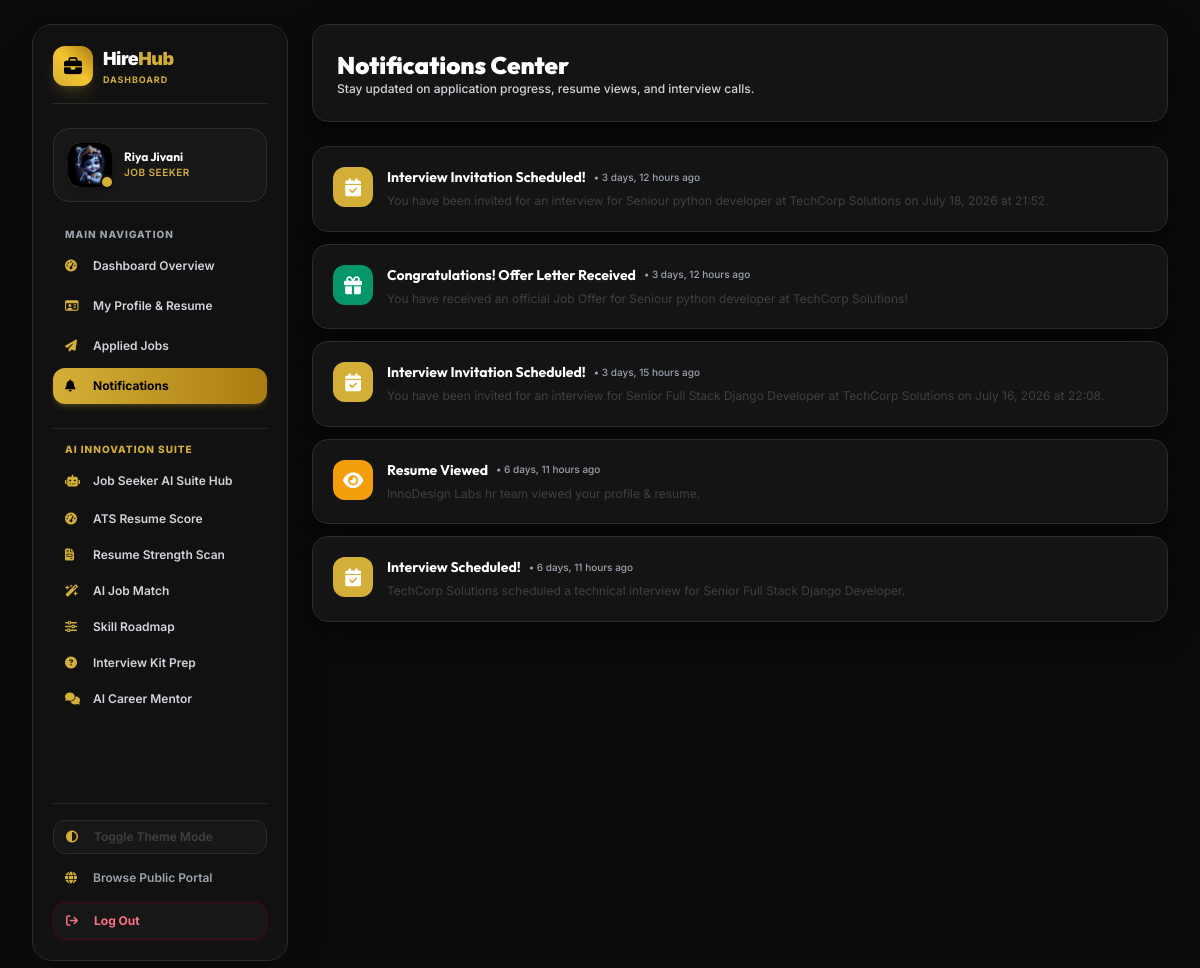
Page /notifications/ (signed in) on the committed database.
### accounts/models.py (models this page shows, shortened)
class User(AbstractUser):
    ROLE_CHOICES = (
        ('jobseeker', 'Job Seeker'),
        ('employer', 'Employer'),
        ('admin', 'Admin'),
    )
    role = models.CharField(max_length=20, choices=ROLE_CHOICES, default='jobseeker')
    phone = models.CharField(max_length=20, blank=True, null=True)
    avatar = models.ImageField(upload_to='avatars/', blank=True, null=True)
    is_verified = models.BooleanField(default=False)
    bio = models.TextField(blank=True, null=True)
    created_at = models.DateTimeField(auto_now_add=True)
    @property
    def is_jobseeker(self):
        return self.role == 'jobseeker'
    @property
    def is_employer(self):
        return self.role == 'employer'

### notifications/models.py (models this page shows, shortened)
class Notification(models.Model):
    TYPE_CHOICES = (
        ('resume_viewed', 'Resume Viewed'),
        ('interview_scheduled', 'Interview Scheduled'),
        ('offer_received', 'Offer Received'),
        ('application_status', 'Application Status Updated'),
        ('system', 'System Announcement'),
    )
    user = models.ForeignKey(settings.AUTH_USER_MODEL, on_delete=models.CASCADE, related_name='notifications')
    title = models.CharField(max_length=200)
    message = models.TextField()
    notification_type = models.CharField(max_length=30, choices=TYPE_CHOICES, default='system')
    is_read = models.BooleanField(default=False)
    created_at = models.DateTimeField(auto_now_add=True)
    class Meta:
        ordering = ['-created_at']

### notifications/views.py (the view)
# urls.py: path('', views.notification_list_view, name='notification_list'),
@login_required
def notification_list_view(request):
    notifications = Notification.objects.filter(user=request.user)
    unread_count = notifications.filter(is_read=False).count()
    if request.method == 'POST' and 'mark_all_read' in request.POST:
        notifications.filter(is_read=False).update(is_read=True)
        messages.success(request, "All notifications marked as read.")
        return redirect('notification_list')
    return render(request, 'notifications/notification_list.html', {
        'notifications': notifications,
        'unread_count': unread_count
    })

### templates/notifications/notification_list.html (shortened to what this page needs)
{% extends 'base/dashboard_base.html' %}
{% block dashboard_content %}
<div class="space-y-6">
    <div class="glass-card p-6 rounded-3xl shadow-xl flex justify-between items-center">
        <div>
            <h1 class="text-2xl font-black text-slate-900 dark:text-white">Notifications Center</h1>
            <p class="text-xs text-slate-500 font-medium">Stay updated on application progress, resume views, and interview calls.</p>
        </div>
    </div>
    <div class="space-y-3">
        {% for n in notifications %}
        <div class="glass-card p-5 rounded-2xl flex items-start justify-between gap-4 transition {% if not n.is_read %}border-l-4 border-indigo-600 bg-indigo-50/40 dark:bg-indigo-950/20{% endif %}">
            <div class="flex items-start space-x-3.5">
                <div class="w-10 h-10 rounded-xl flex items-center justify-center text-white text-lg flex-shrink-0
                    {% if n.notification_type == 'interview_scheduled' %}bg-indigo-600
                    {% elif n.notification_type == 'offer_received' %}bg-emerald-600
                    {% elif n.notification_type == 'resume_viewed' %}bg-amber-500
                    {% else %}bg-purple-600{% endif %}">
                    <i class="fa-solid {% if n.notification_type == 'interview_scheduled' %}fa-calendar-check{% elif n.notification_type == 'offer_received' %}fa-gift{% elif n.notification_type == 'resume_viewed' %}fa-eye{% else %}fa-bell{% endif %}"></i>
                </div>
                <div class="space-y-1">
                    <div class="flex items-center space-x-2">
                        <h4 class="font-bold text-sm text-slate-900 dark:text-white">{{ n.title }}</h4>
                        <span class="text-[10px] text-slate-400 font-medium">&bull; {{ n.created_at|timesince }} ago</span>
                    </div>
                    <p class="text-xs text-slate-600 dark:text-slate-300 leading-relaxed">{{ n.message }}</p>
                </div>
            </div>
        </div>
        {% empty %}
        <div class="glass-card p-12 text-center rounded-3xl space-y-2">
            <i class="fa-regular fa-bell-slash text-3xl text-slate-400"></i>
            <p class="text-sm font-bold text-slate-700 dark:text-slate-300">You have no notifications yet.</p>
        </div>
        {% endfor %}
    </div>
</div>
{% endblock %}

### templates/base/dashboard_base.html (shortened to what this page needs)
{% extends 'base/base.html' %}
{% block content %}
<div class="py-6 min-h-screen bg-[#0B0B0B]">
    <div class="max-w-[1600px] mx-auto px-4 sm:px-6 lg:px-8">
        <div class="flex flex-col lg:flex-row gap-6 items-start">
            {% include 'components/sidebar.html' %}
            <div class="flex-1 min-w-0 space-y-6 w-full">
                {% block dashboard_content %}{% endblock %}
            </div>
        </div>
    </div>
</div>
{% endblock %}

### templates/base/base.html (shortened to what this page needs)
<!DOCTYPE html>
<html lang="en" class="scroll-smooth">
<head>
    <link rel="stylesheet" href="https://cdnjs.cloudflare.com/ajax/libs/font-awesome/6.4.0/css/all.min.css">
    <script src="https://cdn.tailwindcss.com"></script>
</head>
<body class="bg-[#0B0B0B] text-[#D1D5DB] min-h-screen flex flex-col antialiased selection:bg-[#D4AF37] selection:text-black transition-colors duration-300">
    <main class="flex-grow">
        {% block content %}{% endblock %}
    </main>
</body>
</html>

### templates/components/sidebar.html (shortened to what this page needs)
<aside class="w-full lg:w-64 bg-[#111111] backdrop-blur-xl border border-[#2C2C2C] rounded-3xl p-5 shadow-2xl space-y-6 flex flex-col justify-between min-h-[calc(100vh-2rem)] sticky top-4">
    <div class="space-y-6">
        <div class="flex items-center justify-between pb-4 border-b border-[#2C2C2C]">
            <a href="{% url 'home' %}" class="flex items-center space-x-2.5">
                <div class="w-10 h-10 rounded-xl bg-gradient-to-tr from-[#D4AF37] via-[#F4C430] to-[#AA7C11] flex items-center justify-center text-black shadow-lg shadow-[#D4AF37]/20">
                    <i class="fa-solid fa-briefcase text-lg"></i>
                </div>
                <div>
                    <span class="text-lg font-black tracking-tight text-white">Hire<span class="text-[#D4AF37]">Hub</span></span>
                    <span class="block text-[9px] font-bold text-[#D4AF37] uppercase tracking-widest">Dashboard</span>
                </div>
            </a>
        </div>
        <div class="bg-[#171717] p-3.5 rounded-2xl border border-[#2C2C2C] flex items-center space-x-3">
            <div class="relative">
                <div class="w-11 h-11 rounded-xl bg-gradient-to-tr from-[#D4AF37] to-[#AA7C11] flex items-center justify-center text-black font-extrabold text-sm shadow-md">
                    {% if user.avatar %}
                        <img src="{{ user.avatar.url }}" class="w-11 h-11 rounded-xl object-cover" alt="Profile">
                    {% else %}
                        {{ user.username|slice:":2"|upper }}
                    {% endif %}
                </div>
                <span class="absolute -bottom-0.5 -right-0.5 w-3.5 h-3.5 bg-[#D4AF37] border-2 border-[#111111] rounded-full"></span>
            </div>
            <div class="flex-1 min-w-0">
                <h4 class="font-bold text-white text-xs truncate">{{ user.get_full_name|default:user.username }}</h4>
                <p class="text-[10px] text-[#D4AF37] font-semibold uppercase tracking-wider">{{ user.get_role_display }}</p>
            </div>
        </div>
        <div class="space-y-1 text-xs font-semibold">
            <p class="px-3 text-[10px] font-extrabold uppercase tracking-widest text-slate-400 mb-1.5">Main Navigation</p>
            <a href="{% url 'dashboard_redirect' %}" class="flex items-center space-x-3 px-3 py-2.5 rounded-xl transition {% if request.resolver_match.url_name == 'jobseeker_dashboard' or request.resolver_match.url_name == 'employer_dashboard' or request.resolver_match.url_name == 'admin_dashboard' %}bg-gradient-to-r from-[#D4AF37] to-[#AA7C11] text-black font-bold shadow-md shadow-[#D4AF37]/20{% else %}hover:bg-[#171717] text-slate-300 hover:text-[#D4AF37]{% endif %}">
                <i class="fa-solid fa-gauge-high w-4 {% if request.resolver_match.url_name == 'jobseeker_dashboard' or request.resolver_match.url_name == 'employer_dashboard' or request.resolver_match.url_name == 'admin_dashboard' %}text-black{% else %}text-[#D4AF37]{% endif %}"></i>
                <span>Dashboard Overview</span>
            </a>
            {% if user.is_jobseeker %}
            <a href="{% url 'profile' %}" class="flex items-center space-x-3 px-3 py-2.5 rounded-xl transition {% if request.resolver_match.url_name == 'profile' or request.resolver_match.url_name == 'profile_edit' %}bg-gradient-to-r from-[#D4AF37] to-[#AA7C11] text-black font-bold shadow-md shadow-[#D4AF37]/20{% else %}hover:bg-[#171717] text-slate-300 hover:text-[#D4AF37]{% endif %}">
                <i class="fa-regular fa-id-card w-4 {% if request.resolver_match.url_name == 'profile' or request.resolver_match.url_name == 'profile_edit' %}text-black{% else %}text-[#D4AF37]{% endif %}"></i>
                <span>My Profile & Resume</span>
            </a>
            <a href="{% url 'my_applications' %}" class="flex items-center space-x-3 px-3 py-2.5 rounded-xl transition {% if request.resolver_match.url_name == 'my_applications' %}bg-gradient-to-r from-[#D4AF37] to-[#AA7C11] text-black font-bold shadow-md shadow-[#D4AF37]/20{% else %}hover:bg-[#171717] text-slate-300 hover:text-[#D4AF37]{% endif %}">
                <i class="fa-solid fa-paper-plane w-4 {% if request.resolver_match.url_name == 'my_applications' %}text-black{% else %}text-[#D4AF37]{% endif %}"></i>
                <span>Applied Jobs</span>
            </a>
            <a href="{% url 'notification_list' %}" class="flex items-center justify-between px-3 py-2.5 rounded-xl transition {% if request.resolver_match.url_name == 'notification_list' %}bg-gradient-to-r from-[#D4AF37] to-[#AA7C11] text-black font-bold shadow-md shadow-[#D4AF37]/20{% else %}hover:bg-[#171717] text-slate-300 hover:text-[#D4AF37]{% endif %}">
                <div class="flex items-center space-x-3">
                    <i class="fa-solid fa-bell w-4 {% if request.resolver_match.url_name == 'notification_list' %}text-black{% else %}text-[#D4AF37]{% endif %}"></i>
                    <span>Notifications</span>
                </div>
            </a>
            {% endif %}
        </div>
        <div class="space-y-1 text-xs font-semibold pt-3 border-t border-[#2C2C2C]">
            <p class="px-3 text-[10px] font-extrabold uppercase tracking-widest text-[#D4AF37] mb-1.5 flex items-center justify-between">
                <span>AI Innovation Suite</span>
            </p>
            {% if user.is_jobseeker %}
            <a href="{% url 'seeker_ai_hub' %}" class="flex items-center space-x-3 px-3 py-2.5 rounded-xl transition {% if request.resolver_match.url_name == 'seeker_ai_hub' %}bg-gradient-to-r from-[#D4AF37] to-[#AA7C11] text-black font-bold shadow-md shadow-[#D4AF37]/20{% else %}hover:bg-[#171717] text-slate-300 hover:text-[#D4AF37]{% endif %}">
                <i class="fa-solid fa-robot w-4 {% if request.resolver_match.url_name == 'seeker_ai_hub' %}text-black{% else %}text-[#D4AF37]{% endif %}"></i>
                <span>Job Seeker AI Suite Hub</span>
            </a>
            {% endif %}
            {% if user.is_jobseeker %}
            <a href="{% url 'ai_ats_score' %}" class="flex items-center space-x-3 px-3 py-2 rounded-xl transition {% if request.resolver_match.url_name == 'ai_ats_score' %}bg-gradient-to-r from-[#D4AF37] to-[#AA7C11] text-black font-bold shadow-md shadow-[#D4AF37]/20{% else %}hover:bg-[#171717] text-slate-300 hover:text-[#D4AF37]{% endif %}">
                <i class="fa-solid fa-gauge-high w-4 {% if request.resolver_match.url_name == 'ai_ats_score' %}text-black{% else %}text-[#D4AF37]{% endif %}"></i>
                <span>ATS Resume Score</span>
            </a>
            <a href="{% url 'ai_resume_analyzer' %}" class="flex items-center space-x-3 px-3 py-2 rounded-xl transition {% if request.resolver_match.url_name == 'ai_resume_analyzer' %}bg-gradient-to-r from-[#D4AF37] to-[#AA7C11] text-black font-bold shadow-md shadow-[#D4AF37]/20{% else %}hover:bg-[#171717] text-slate-300 hover:text-[#D4AF37]{% endif %}">
                <i class="fa-solid fa-file-invoice w-4 {% if request.resolver_match.url_name == 'ai_resume_analyzer' %}text-black{% else %}text-[#D4AF37]{% endif %}"></i>
                <span>Resume Strength Scan</span>
            </a>
            <a href="{% url 'ai_job_recommendation' %}" class="flex items-center space-x-3 px-3 py-2 rounded-xl transition {% if request.resolver_match.url_name == 'ai_job_recommendation' %}bg-gradient-to-r from-[#D4AF37] to-[#AA7C11] text-black font-bold shadow-md shadow-[#D4AF37]/20{% else %}hover:bg-[#171717] text-slate-300 hover:text-[#D4AF37]{% endif %}">
                <i class="fa-solid fa-wand-magic-sparkles w-4 {% if request.resolver_match.url_name == 'ai_job_recommendation' %}text-black{% else %}text-[#D4AF37]{% endif %}"></i>
                <span>AI Job Match</span>
            </a>
            <a href="{% url 'ai_skill_gap' %}" class="flex items-center space-x-3 px-3 py-2 rounded-xl transition {% if request.resolver_match.url_name == 'ai_skill_gap' %}bg-gradient-to-r from-[#D4AF37] to-[#AA7C11] text-black font-bold shadow-md shadow-[#D4AF37]/20{% else %}hover:bg-[#171717] text-slate-300 hover:text-[#D4AF37]{% endif %}">
                <i class="fa-solid fa-sliders w-4 {% if request.resolver_match.url_name == 'ai_skill_gap' %}text-black{% else %}text-[#D4AF37]{% endif %}"></i>
                <span>Skill Roadmap</span>
            </a>
            <a href="{% url 'ai_interview_generator' %}" class="flex items-center space-x-3 px-3 py-2 rounded-xl transition {% if request.resolver_match.url_name == 'ai_interview_generator' %}bg-gradient-to-r from-[#D4AF37] to-[#AA7C11] text-black font-bold shadow-md shadow-[#D4AF37]/20{% else %}hover:bg-[#171717] text-slate-300 hover:text-[#D4AF37]{% endif %}">
                <i class="fa-solid fa-circle-question w-4 {% if request.resolver_match.url_name == 'ai_interview_generator' %}text-black{% else %}text-[#D4AF37]{% endif %}"></i>
                <span>Interview Kit Prep</span>
            </a>
            <a href="{% url 'ai_career_chatbot' %}" class="flex items-center space-x-3 px-3 py-2 rounded-xl transition {% if request.resolver_match.url_name == 'ai_career_chatbot' %}bg-gradient-to-r from-[#D4AF37] to-[#AA7C11] text-black font-bold shadow-md shadow-[#D4AF37]/20{% else %}hover:bg-[#171717] text-slate-300 hover:text-[#D4AF37]{% endif %}">
                <i class="fa-solid fa-comments w-4 {% if request.resolver_match.url_name == 'ai_career_chatbot' %}text-black{% else %}text-[#D4AF37]{% endif %}"></i>
                <span>AI Career Mentor</span>
            </a>
            {% endif %}
        </div>
    </div>
    <div class="pt-4 border-t border-[#2C2C2C] space-y-2 text-xs font-semibold">
        <button type="button" onclick="toggleTheme()" class="w-full flex items-center space-x-3 px-3 py-2 rounded-xl bg-slate-100 dark:bg-[#171717] border border-slate-200 dark:border-[#2C2C2C] text-slate-700 dark:text-slate-300 hover:text-[#D4AF37] transition text-left">
            <i class="fa-solid fa-circle-half-stroke w-4 text-[#D4AF37]"></i>
            <span>Toggle Theme Mode</span>
        </button>
        <a href="{% url 'home' %}" class="flex items-center space-x-3 px-3 py-2 rounded-xl hover:bg-[#171717] text-slate-400 hover:text-[#D4AF37] transition">
            <i class="fa-solid fa-globe w-4 text-[#D4AF37]"></i>
            <span>Browse Public Portal</span>
        </a>
        <form method="post" action="{% url 'logout' %}" class="w-full">
            <button type="submit" class="w-full flex items-center space-x-3 px-3 py-2.5 rounded-xl bg-[#171717] border border-rose-950 text-rose-400 font-bold hover:bg-rose-950/40 transition text-left">
                <i class="fa-solid fa-arrow-right-from-bracket w-4"></i>
                <span>Log Out</span>
            </button>
        </form>
    </div>
</aside>

### rows in the picture
User: avatar (picture), get_full_name "Riya Jivani", role "JOB SEEKER"
Notification: title "Interview Invitation Scheduled!", created_at "3 days, 12 hours", message "You have been invited for an interview for Seniour python developer at TechCorp Solutions on July 18, 2026 at 21:52."
Notification: title "Congratulations! Offer Letter Received", created_at "3 days, 12 hours", message "You have received an official Job Offer for Seniour python developer at TechCorp Solutions!"
Notification: title "Interview Invitation Scheduled!", created_at "3 days, 15 hours", message "You have been invited for an interview for Senior Full Stack Django Developer at TechCorp Solutions on July 16, 2026 at 22:08."
Notification: title "Resume Viewed", created_at "6 days, 11 hours", message "InnoDesign Labs hr team viewed your profile & resume."
Notification: title "Interview Scheduled!", created_at "6 days, 11 hours", message "TechCorp Solutions scheduled a technical interview for Senior Full Stack Django Developer."
